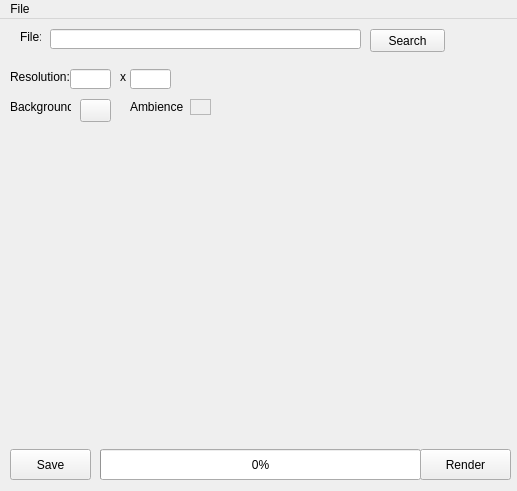
<?xml version="1.0" encoding="UTF-8"?>
<ui version="4.0">
 <class>MainWindow</class>
 <widget class="QMainWindow" name="MainWindow">
  <property name="geometry">
   <rect>
    <x>0</x>
    <y>0</y>
    <width>517</width>
    <height>491</height>
   </rect>
  </property>
  <property name="windowTitle">
   <string>MainWindow</string>
  </property>
  <widget class="QWidget" name="centralwidget">
   <widget class="QPushButton" name="buttonRender">
    <property name="geometry">
     <rect>
      <x>420</x>
      <y>430</y>
      <width>91</width>
      <height>31</height>
     </rect>
    </property>
    <property name="text">
     <string>Render</string>
    </property>
   </widget>
   <widget class="QPushButton" name="buttonSave">
    <property name="geometry">
     <rect>
      <x>10</x>
      <y>430</y>
      <width>81</width>
      <height>31</height>
     </rect>
    </property>
    <property name="text">
     <string>Save</string>
    </property>
   </widget>
   <widget class="QLabel" name="label">
    <property name="geometry">
     <rect>
      <x>20</x>
      <y>10</y>
      <width>21</width>
      <height>16</height>
     </rect>
    </property>
    <property name="text">
     <string>File:</string>
    </property>
   </widget>
   <widget class="QPushButton" name="buttonSearch">
    <property name="geometry">
     <rect>
      <x>370</x>
      <y>10</y>
      <width>75</width>
      <height>23</height>
     </rect>
    </property>
    <property name="text">
     <string>Search</string>
    </property>
   </widget>
   <widget class="QProgressBar" name="progressBar">
    <property name="geometry">
     <rect>
      <x>100</x>
      <y>430</y>
      <width>321</width>
      <height>31</height>
     </rect>
    </property>
    <property name="value">
     <number>0</number>
    </property>
    <property name="textVisible">
     <bool>true</bool>
    </property>
   </widget>
   <widget class="QLabel" name="label_2">
    <property name="geometry">
     <rect>
      <x>10</x>
      <y>50</y>
      <width>61</width>
      <height>16</height>
     </rect>
    </property>
    <property name="text">
     <string>Resolution:</string>
    </property>
   </widget>
   <widget class="QLineEdit" name="lineEditResX">
    <property name="geometry">
     <rect>
      <x>70</x>
      <y>50</y>
      <width>41</width>
      <height>20</height>
     </rect>
    </property>
   </widget>
   <widget class="QLineEdit" name="lineEditFilename">
    <property name="geometry">
     <rect>
      <x>50</x>
      <y>10</y>
      <width>311</width>
      <height>20</height>
     </rect>
    </property>
   </widget>
   <widget class="QLineEdit" name="lineEditResY">
    <property name="geometry">
     <rect>
      <x>130</x>
      <y>50</y>
      <width>41</width>
      <height>20</height>
     </rect>
    </property>
   </widget>
   <widget class="QLabel" name="label_3">
    <property name="geometry">
     <rect>
      <x>120</x>
      <y>50</y>
      <width>16</width>
      <height>16</height>
     </rect>
    </property>
    <property name="text">
     <string>x</string>
    </property>
   </widget>
   <widget class="QLabel" name="label_4">
    <property name="geometry">
     <rect>
      <x>10</x>
      <y>80</y>
      <width>61</width>
      <height>16</height>
     </rect>
    </property>
    <property name="text">
     <string>Background:</string>
    </property>
   </widget>
   <widget class="QLabel" name="label_5">
    <property name="geometry">
     <rect>
      <x>130</x>
      <y>80</y>
      <width>61</width>
      <height>16</height>
     </rect>
    </property>
    <property name="text">
     <string>Ambience</string>
    </property>
   </widget>
   <widget class="QFrame" name="frameAmbience">
    <property name="geometry">
     <rect>
      <x>190</x>
      <y>80</y>
      <width>21</width>
      <height>16</height>
     </rect>
    </property>
    <property name="autoFillBackground">
     <bool>true</bool>
    </property>
    <property name="frameShape">
     <enum>QFrame::StyledPanel</enum>
    </property>
    <property name="frameShadow">
     <enum>QFrame::Raised</enum>
    </property>
   </widget>
   <widget class="QPushButton" name="chooseBackground">
    <property name="geometry">
     <rect>
      <x>80</x>
      <y>80</y>
      <width>31</width>
      <height>23</height>
     </rect>
    </property>
    <property name="autoFillBackground">
     <bool>false</bool>
    </property>
    <property name="text">
     <string/>
    </property>
    <property name="autoDefault">
     <bool>false</bool>
    </property>
    <property name="default">
     <bool>false</bool>
    </property>
    <property name="flat">
     <bool>false</bool>
    </property>
   </widget>
  </widget>
  <widget class="QMenuBar" name="menubar">
   <property name="geometry">
    <rect>
     <x>0</x>
     <y>0</y>
     <width>517</width>
     <height>21</height>
    </rect>
   </property>
   <widget class="QMenu" name="menuFile">
    <property name="title">
     <string>File</string>
    </property>
    <addaction name="actionOpen"/>
   </widget>
   <addaction name="menuFile"/>
  </widget>
  <action name="actionOpen">
   <property name="text">
    <string>Open</string>
   </property>
  </action>
 </widget>
 <resources/>
 <connections/>
</ui>
